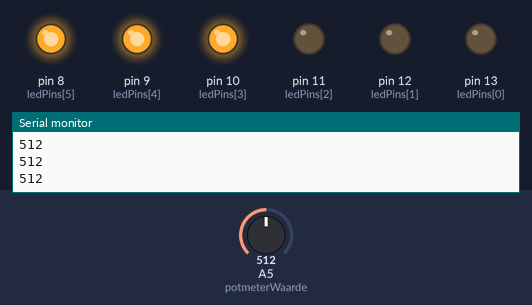
Bench run of a sketch on a simulated Arduino Uno, built with avr-gcc and run on an emulated ATmega328P. Shown: output pins drawn as LEDs (lit = HIGH), the last lines printed to the serial monitor. The inputs (shaded band) are chosen by the test bench; at power-on: A5 (potmeterWaarde) = 512.

Above: at 1.2 s.
1.3 s: A5 (potmeterWaarde) set to 667
2.8 s: A5 (potmeterWaarde) set to 689
At 3.2 s:
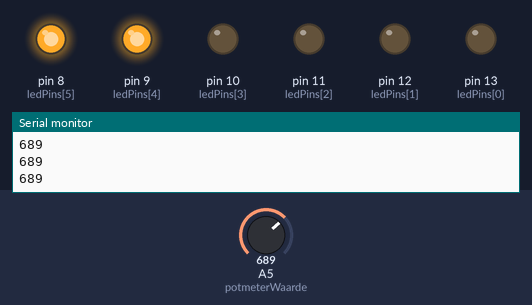
4.3 s: A5 (potmeterWaarde) set to 511
At 5.5 s:
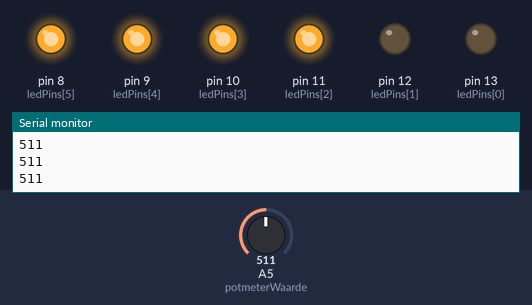
5.8 s: A5 (potmeterWaarde) set to 355
7.3 s: A5 (potmeterWaarde) set to 333
At 8.4 s:
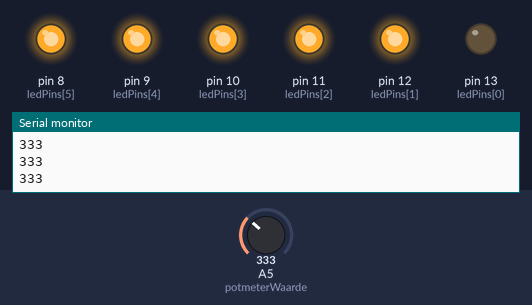
8.8 s: A5 (potmeterWaarde) set to 716
At 9.7 s:
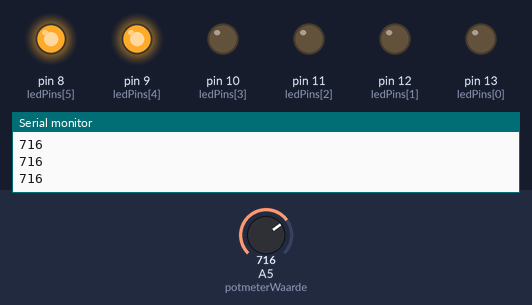
Timing chart, 0 to 11.3 s (numbered marks = the images above; inputs shaded):
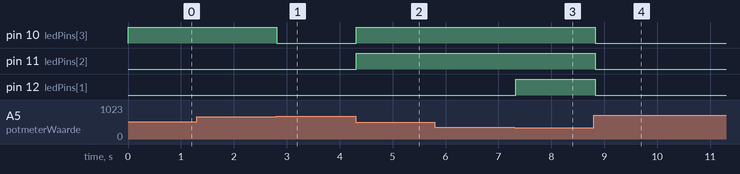

The sketch:

Opdracht_4.ino
```cpp
// Definieer de pinnen die gebruikt worden
// In dit geval zijn het de pinnen in posities 13,12,11,10,9,8
const int ledPins[] = {13, 12, 11, 10, 9, 8};
// Het aantal gebruikte leds is 6
const int numLeds = 6;

// Definieer de potmeterwaarde als A5
const int potmeterWaarde = A5;

void setup() {
  // Configureer alle pinnen in de array genaamd ledPins als OUTPUT
  // En zet alle pinnen in de array gelijk aan
  for (int i = 0; i < numLeds; i++) {
    pinMode(ledPins[i], OUTPUT);      // Hier worden ze dus als OUTPUT geconfigureerd
    digitalWrite(ledPins[i], HIGH);   // Hier worden ze allemaal gelijk aangezet
  }

  // Serial gebruik ik hier om te debuggen
  Serial.begin(9600);
}

void loop() {
  // De potwaarde wordt uitgemeten, vanuit de pin waar de potmeterWaarde in is geplaatst
  int potWaarde = analogRead(potmeterWaarde);

  // Hier wordt de potWaarde even in een println gezet, zodat ik kan controleren of het werkt
  Serial.println(potWaarde);

  // Hier wordt het aantal leds uitgeschakeld op basis van de waarde van de potmeter
  int ledsUit = map(potWaarde, 0, 1023, 0, numLeds);

  // Hier worden de juiste led's uitgeschakeld, op basis van de ledsUit hierboven
  for (int i = 0; i < numLeds; i++) {
    if (i < ledsUit) {
      digitalWrite(ledPins[i], LOW);    // Hier worden ze dan uitgezet
    } else {
      digitalWrite(ledPins[i], HIGH);   // Anders: Hier staan ze nog aan
    }
  }

  // Een korte delay voor de potmeter weer kan worden uitgelezen
  delay(100);
}
```

Measured:
- the behaviour switches between 681 and 682 on A5 (potmeterWaarde) (found by bisection; images 0 and 1)
- the behaviour switches between 341 and 340 on A5 (potmeterWaarde) (found by bisection; images 2 and 3)
- after the input at 2.8 s, pin 10 (ledPins[3]): HIGH → LOW at once
- after the input at 4.3 s, pin 10 (ledPins[3]), pin 11 (ledPins[2]): LOW → HIGH at once
- after the input at 7.3 s, pin 12 (ledPins[1]): LOW → HIGH at once
- after the input at 8.8 s, pin 10 (ledPins[3]), pin 11 (ledPins[2]), pin 12 (ledPins[1]): HIGH → LOW at once
